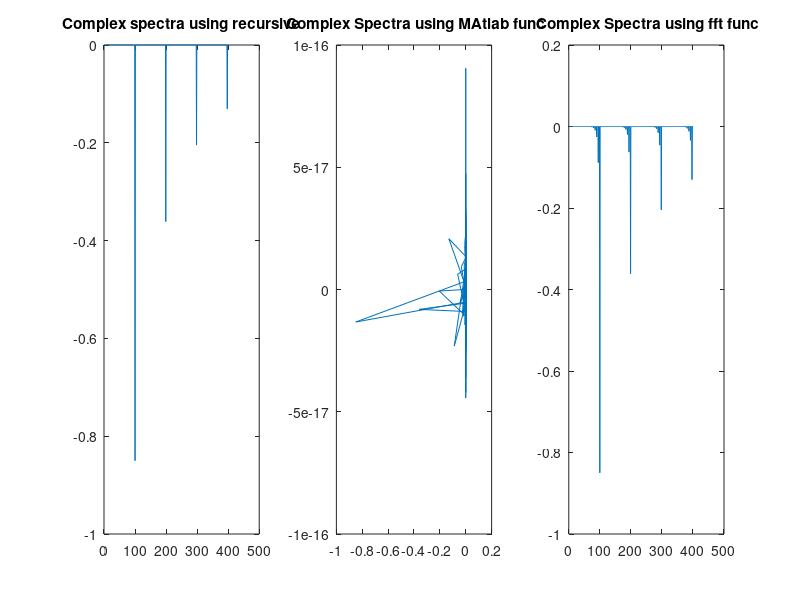
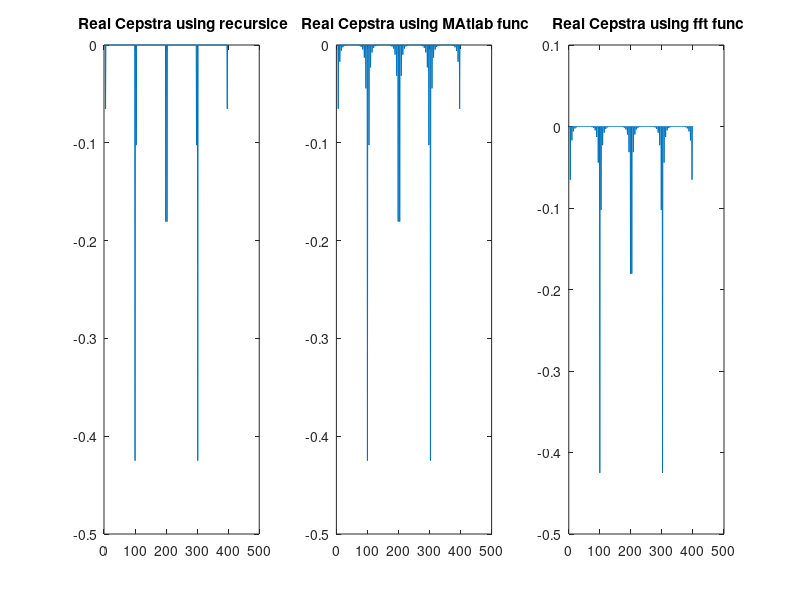

MATLAB code to generate these figures, in order:
clc; clear all; close all;
n= 0:400;
impulse = n==0;
y=zeros(1,400);

for i = 1:401
    if(i==100)
        y(i)= impulse(i)-0.85*impulse(i-99);
    else 
        y(i)= impulse(i);
    end
end

h = fft(y);
logh = log(abs(h)) + sqrt(-1)*unwrap(angle(h));
yy = real(ifft(logh));

ycap= zeros(1,401);
% ycap[0]=0;
ycap(1)=0;

for i = 2:400
    sum=0;
    for k= 1:i-1
        sum= sum+ (((k-1)/(i-1))*ycap(k)*(y(i-k+1)/y(1)));
    end
    ycap(i)= (y(i)/y(1)) -sum
end
subplot(1,3,1);
 plot(ycap)
 title('Complex spectra using recursive');
 subplot(1,3,2);
 plot(cceps(y))
title(' Complex Spectra using MAtlab func')
 subplot(1,3,3);
 plot(yy)
title(' Complex Spectra using fft func')
figure()
subplot(1,3,1);
realycap= 0.5* (ycap+fliplr(ycap))
plot(realycap)
title(' Real Cepstra using recursice')
subplot(1,3,2);
plot(rceps(y))
title(' Real Cepstra using MAtlab func')
subplot(1,3,3);
realyy= 0.5* (yy+fliplr(yy))
plot(realyy)
title(' Real Cepstra using fft func')